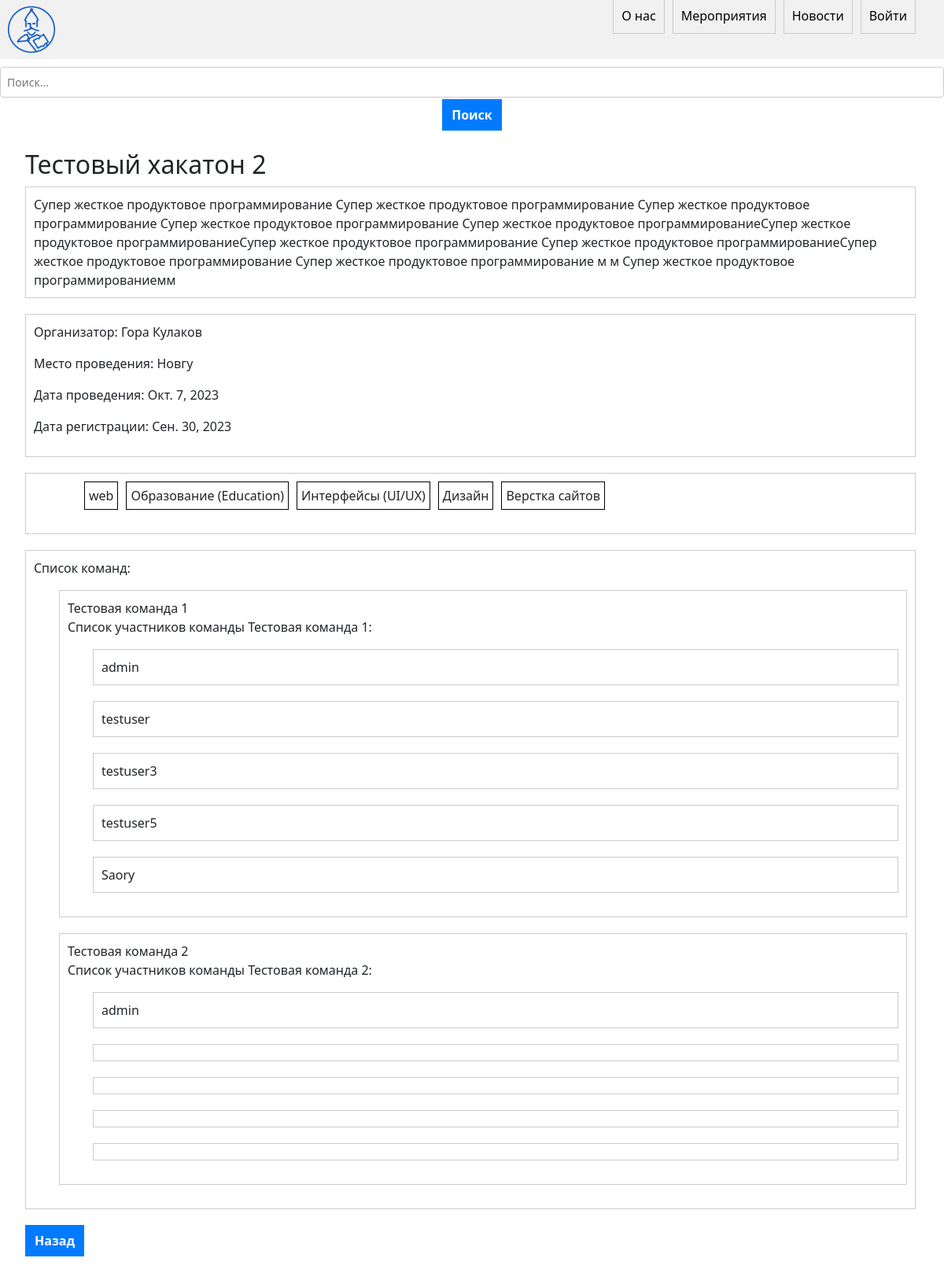
/event/2/, run on the app's committed database.
### main/models.py (models this page shows, shortened)
class Event(models.Model):
    STATUS_CHOICES = (
        ('Активно', 'Активно'),
        ('Архив', 'Архив'),
        ('регистрация', 'Регистрация'),
    )
    title = models.CharField(max_length=200)
    description = models.TextField()
    date = models.DateField()
    location = models.CharField(max_length=200)
    organizer = models.CharField(max_length=100)
    content = models.TextField()
    photo = models.ImageField(upload_to='event_photos/')
    status = models.CharField(max_length=20, choices=STATUS_CHOICES, default='Активно')
    tags = models.ManyToManyField('Tag')
    registration_date = models.DateField(default=timezone.now)
    teams = models.ManyToManyField('Team', blank=True, related_name='events')

class Tag(models.Model):
    name = models.CharField(max_length=50)

class Team(models.Model):
    event = models.ForeignKey(Event, on_delete=models.CASCADE, null=True)
    name = models.CharField(max_length=200)
    members = models.ManyToManyField(User, through='Membership', null=True)
    num_members = models.PositiveIntegerField(default=5)

### main/views.py (the view)
# urls.py: path('event/<int:pk>/', views.event_detail, name='event_detail'),
def event_detail(request, pk):
    event = Event.objects.get(id=pk)
    teams = event.teams.all()
    accepted_members = {}
    for team in teams:
        accepted_members[team] = [member for member in team.members.all() if
                                  member.membership_set.get(team=team).status == 'принято']
    free_spots = {}
    for team in teams:
        num_members = team.num_members
        accepted_count = len(accepted_members[team])
        free_spots[team] = range(num_members - accepted_count)
    accepted_members_len = len(accepted_members)
    return render(request, 'main/event_detail.html', {'event': event, 'accepted_members': accepted_members,
                                                      'accepted_members_len': accepted_members_len,
                                                      'free_spots': free_spots})

### main/templates/main/event_detail.html (shortened to what this page needs)
{% extends 'main/base.html' %}
{% block content %}
<ul style="margin-right: 3%;">
    <h2>{{ event.title }}</h2>
    <li>{{ event.content }}</li>
    <li>
        <p>Организатор: {{ event.organizer }}</p>
        <p>Место проведения: {{ event.location }}</p>
        <p>Дата проведения: {{ event.date }}</p>
        <p>Дата регистрации: {{ event.registration_date }}</p>
    </li>
    <li>
        <ol>
            <ul style="display: flex; list-style-type: none;">
                {% for tag in event.tags.all %}
                <li style="margin-right: 10px; border: 1px solid black; padding: 5px;">{{ tag.name }}</li>
                {% endfor %}
            </ul>
        </ol>
    </li>
    <li>
        <p>Список команд:</p>
        <ul>
            {% for team, members in accepted_members.items %}
                <li>{{ team.name }}
                <p>Список участников команды {{ team.name }}:</p>
                    <ul>
                        {% for member in members %}
                            <li>{{ member.username }}</li>
                        {% endfor %}
                        {% for j_team, num in free_spots.items %}
                            {% if j_team == team %}
                                {% for _ in num %}
                                    <li></li>
                                {% endfor %}
                            {% endif %}
                        {% endfor %}
                    </ul>
                </li>
            {% endfor %}
        </ul>
    </li>
    <button onclick="history.go(-1);">Назад</button>
</ul>
{% endblock %}

### main/static/main/css/style.css (style rules this page uses)
ul { list-style-type: none; padding: 0; margin: 0; }
li { margin-bottom: 20px; padding: 10px; border: 1px solid #ccc; }
p, button { margin-bottom: 10px; }
button { padding: 5px 10px; background-color: #fff; border: 1px solid #ccc; cursor: pointer; }
h2 { font-size: 24px; font-weight: bold; margin-bottom: 16px; color: #333; }
button { padding: 8px 12px; font-size: 14px; font-weight: bold; border: none; border-radius: 4px; background-color: #007bff; color: #fff; cursor: pointer; }

### data on the page
Event: title "Тестовый хакатон 2", content "Супер жесткое продуктовое программирование Супер жесткое продуктовое программирование Супер жесткое продуктовое программирование Супер жесткое продуктовое программирование Супер жесткое продуктовое программированиеСупер жесткое продуктовое программированиеСупер жесткое продуктовое программирование Супер жесткое продуктовое программированиеСупер жесткое продуктовое программирование Супер жесткое продуктовое программирование м м Супер жесткое продуктовое программированиемм", organizer "Гора Кулаков", location "Новгу", date "Окт. 7, 2023", registration_date "Сен. 30, 2023"
Tag: name "web"
Tag: name "Образование (Education)"
Tag: name "Интерфейсы (UI/UX)"
Tag: name "Дизайн"
Tag: name "Верстка сайтов"
Team: name "Тестовая команда 1"
Team: name "Тестовая команда 2"

### other printed values
{{ member.username }} "admin"
{{ member.username }} "testuser"
{{ member.username }} "testuser3"
{{ member.username }} "testuser5"
{{ member.username }} "Saory"
